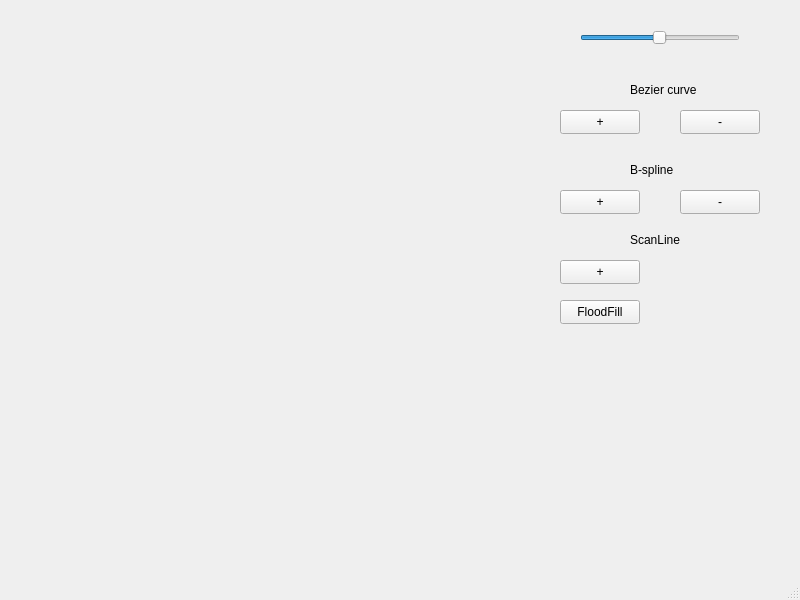
<?xml version="1.0" encoding="UTF-8"?>
<ui version="4.0">
 <class>MainWindow</class>
 <widget class="QMainWindow" name="MainWindow">
  <property name="geometry">
   <rect>
    <x>0</x>
    <y>0</y>
    <width>800</width>
    <height>600</height>
   </rect>
  </property>
  <property name="windowTitle">
   <string>MainWindow</string>
  </property>
  <widget class="QWidget" name="centralwidget">
   <widget class="Ekran" name="Display" native="true">
    <property name="geometry">
     <rect>
      <x>30</x>
      <y>30</y>
      <width>500</width>
      <height>500</height>
     </rect>
    </property>
   </widget>
   <widget class="QSlider" name="horizontalSlider">
    <property name="geometry">
     <rect>
      <x>580</x>
      <y>30</y>
      <width>160</width>
      <height>16</height>
     </rect>
    </property>
    <property name="minimum">
     <number>1</number>
    </property>
    <property name="maximum">
     <number>500</number>
    </property>
    <property name="value">
     <number>250</number>
    </property>
    <property name="orientation">
     <enum>Qt::Horizontal</enum>
    </property>
   </widget>
   <widget class="QPushButton" name="plusBezier">
    <property name="geometry">
     <rect>
      <x>560</x>
      <y>110</y>
      <width>80</width>
      <height>24</height>
     </rect>
    </property>
    <property name="text">
     <string>+</string>
    </property>
   </widget>
   <widget class="QPushButton" name="minusBezier">
    <property name="geometry">
     <rect>
      <x>680</x>
      <y>110</y>
      <width>80</width>
      <height>24</height>
     </rect>
    </property>
    <property name="text">
     <string>-</string>
    </property>
   </widget>
   <widget class="QLabel" name="bezierLabel">
    <property name="geometry">
     <rect>
      <x>630</x>
      <y>80</y>
      <width>81</width>
      <height>20</height>
     </rect>
    </property>
    <property name="text">
     <string>Bezier curve</string>
    </property>
   </widget>
   <widget class="QPushButton" name="minsBSpline">
    <property name="geometry">
     <rect>
      <x>680</x>
      <y>190</y>
      <width>80</width>
      <height>24</height>
     </rect>
    </property>
    <property name="text">
     <string>-</string>
    </property>
   </widget>
   <widget class="QLabel" name="bSplineLabel">
    <property name="geometry">
     <rect>
      <x>630</x>
      <y>160</y>
      <width>81</width>
      <height>20</height>
     </rect>
    </property>
    <property name="text">
     <string>B-spline</string>
    </property>
   </widget>
   <widget class="QPushButton" name="plusBSpline">
    <property name="geometry">
     <rect>
      <x>560</x>
      <y>190</y>
      <width>80</width>
      <height>24</height>
     </rect>
    </property>
    <property name="text">
     <string>+</string>
    </property>
   </widget>
   <widget class="QPushButton" name="floodFill">
    <property name="geometry">
     <rect>
      <x>560</x>
      <y>300</y>
      <width>80</width>
      <height>24</height>
     </rect>
    </property>
    <property name="text">
     <string>FloodFill</string>
    </property>
   </widget>
   <widget class="QPushButton" name="plusScanLine">
    <property name="geometry">
     <rect>
      <x>560</x>
      <y>260</y>
      <width>80</width>
      <height>24</height>
     </rect>
    </property>
    <property name="text">
     <string>+</string>
    </property>
   </widget>
   <widget class="QLabel" name="ScanLineLabel">
    <property name="geometry">
     <rect>
      <x>630</x>
      <y>230</y>
      <width>81</width>
      <height>20</height>
     </rect>
    </property>
    <property name="text">
     <string>ScanLine</string>
    </property>
   </widget>
  </widget>
  <widget class="QMenuBar" name="menubar">
   <property name="geometry">
    <rect>
     <x>0</x>
     <y>0</y>
     <width>800</width>
     <height>21</height>
    </rect>
   </property>
  </widget>
  <widget class="QStatusBar" name="statusbar"/>
 </widget>
 <customwidgets>
  <customwidget>
   <class>Ekran</class>
   <extends>QWidget</extends>
   <header>ekran.h</header>
   <container>1</container>
  </customwidget>
 </customwidgets>
 <resources/>
 <connections/>
</ui>
